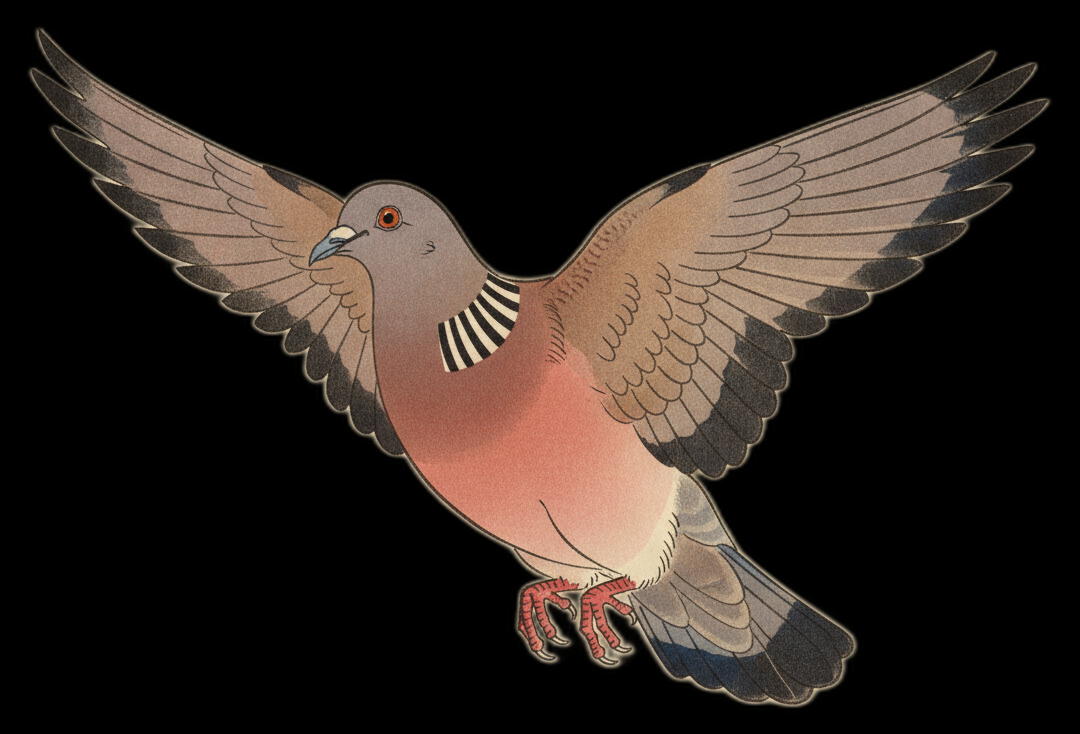
#> input picture avian/assets/illustrations/patagioenas-picazuro-2.png, 1080 x 734 px
$ python -i build_birds_of_america.py   (imports and definitions only)
#> lines starting #> are read from the running program, lines starting #| are printed output that depends on the picture
#!/usr/bin/env python3
"""Build a source-bound historical artwork release; never publish it.

The approved study remains immutable. Station derivatives use deterministic
Pillow RGBA resampling, never generative reconstruction. Every derivative links
back to the approved original and the library plate in provenance.json.
"""
from __future__ import annotations

import argparse
import hashlib
import io
import json
import sys
from collections import defaultdict
from pathlib import Path

from PIL import Image

ROOT = Path(__file__).resolve().parents[1]
sys.path.insert(0, str(ROOT / 'avian/scripts'))
import bundle_manager as manager

PACK_ID = 'official-birds-of-america'
RIGHTS_ID = 'LicenseRef-NoC-US'
RIGHTS_URI = 'http://rightsstatements.org/vocab/NoC-US/1.0/'
SOURCE_URL = 'https://digital.library.pitt.edu/collection/audubons-birds-america'
# BirdNET station spelling/labels; preserve historical and modern names in the
# source metadata. These are explicit compatibility aliases, not a new taxonomy.
ALIASES = {
    'Astur cooperii': 'Accipiter cooperii',
    'Astur atricapillus': 'Accipiter gentilis',
    'Hylatomus pileatus': 'Dryocopus pileatus',
    'Larus philadelphia': 'Chroicocephalus philadelphia',
    'Leuconotopicus borealis': 'Dryobates borealis',
    'Nannopterum auritus': 'Nannopterum auritum',
    'Passerculus henslowii': 'Centronyx henslowii',
    'Passerella arborea': 'Spizelloides arborea',
    'Porphyrio martinicus': 'Porphyrio martinica',
}
# Retain these in the historical collection, without advertising them as
# North American station species. Other identified birds in a mixed plate stay.
REGIONAL_EXCLUSIONS = {'Athene noctua', 'Phoebetria fusca'}
BLUEBIRD = 'plate-36-pitt-bluebird-repaired'
BLUEBIRD_SHA = 'e58bc656fbad5758f48aa13bfc581e03c89a834340ee47f82ce22bd4b5327a62'


def digest(data):
    return hashlib.sha256(data).hexdigest()


def write_json(path, value):
    path.parent.mkdir(parents=True, exist_ok=True)
    path.write_bytes(manager.canonical_json(value))


# [51 lines left out: functions station_png, release_index, not called in this run]


def build(source, output):
    study_path = source / 'exports/local-study-manifest.json'
    study = json.loads(study_path.read_text())
    if study['target_coverage']['uncovered_target_units'] or study['illustration_count'] != 831:
        raise ValueError('Expected the completed 831-image reviewed collection')
    rows, index, decisions = release_index(study)
    original_rights = study['source_rights']['source_collection']
    if original_rights['rights_statement_uri'] != RIGHTS_URI or original_rights['rights_statement_is_license']:
        raise ValueError('Source rights changed')
    output.mkdir(parents=True, exist_ok=True)
    objects = output / 'objects'
    objects.mkdir(exist_ok=True)
    cache_path = output / 'derivative-cache-1280.json'
    derivatives = {}
    by_original = json.loads(cache_path.read_text()) if cache_path.exists() else {}
    for cached in by_original.values():
        cached_path = objects / (cached['sha256'] + '.png')
        cached_raw = cached_path.read_bytes()
        if len(cached_raw) != cached['bytes'] or digest(cached_raw) != cached['sha256']:
            raise ValueError('Cached derivative no longer matches its checksum')
    referenced = {item for ids in index.values() for item in ids}
    for ordinal, (artwork_id, row) in enumerate(rows.items(), 1):
        # Keep unassigned historical artwork in the provenance census, but do
        # not attach it to a guessed modern station species.
        if artwork_id not in referenced:
            continue
        if digest((source / row['file']).read_bytes()) != row['sha256']:
            raise ValueError('Source changed after approval')
        if row['source_kind'] != 'pittsburgh' or row['review_status'] != 'checked':
            raise ValueError('Unapproved or alternate-source artwork')
        if row['sha256'] not in by_original:
            encoded, size = station_png(source / row['file'], row['sha256'])
            sha = digest(encoded)
            target = objects / f'{sha}.png'
            target.write_bytes(encoded)
            by_original[row['sha256']] = {'sha256': sha, 'bytes': len(encoded), 'size': size}
        derivatives[artwork_id] = by_original[row['sha256']]
        write_json(cache_path, by_original)
        if ordinal % 50 == 0:
            print(f'Prepared {ordinal}/{len(rows)} source records', flush=True)
    species = []
    mappings = []
    for scientific, ids in index.items():
        poses = []
        seen = set()
        # Full support compositions first, then individual alternatives. The
        # choice number is an illustration number, not a claim of flight.
        ids = sorted(ids, key=lambda item: ('composition' not in item, rows[item]['plate'], item))
        common = ''
        for artwork_id in ids:
            row, derivative = rows[artwork_id], derivatives[artwork_id]
            common = common or next((s.get('current_common_name') or '' for s in row['species_candidates'] if ALIASES.get(s.get('scientific_name'), s.get('scientific_name')) == scientific), '')
            if derivative['sha256'] in seen:
                continue
            seen.add(derivative['sha256'])
            pose = f'variant-{len(poses) + 1}'
            poses.append({'id': pose, 'file': manager.pose_path(scientific, pose), 'sha256': derivative['sha256'], 'bytes': derivative['bytes']})
            mappings.append({'scientific_name': scientific, 'pose': pose, 'artwork_id': artwork_id, **derivative})
        species.append({'scientific_name': scientific, 'common_name': common, 'poses': poses})
    manifest = {
        'format': manager.FORMAT_MANIFEST, 'format_version': 2,
        'id': PACK_ID, 'version': '1.0.0', 'name': 'Birds of America',
        'description': 'John James Audubon’s birds, with original flowers, branches and landscapes preserved. Multiple source-faithful illustration choices for North America.',
        'style': {'id': 'birds-of-america', 'name': 'Birds of America'},
        'coverage': {'type': 'region', 'label': 'North America', 'region_codes': ['US', 'CA', 'MX']},
        'species': species,
        'license': {'spdx': RIGHTS_ID, 'file': 'LICENSES/NoC-US.txt'},
        'attribution': {'creator': 'John James Audubon; Robert Havell; William Home Lizars', 'source_url': 'https://avianvisitors.com/bundles/birds-of-america'},
        'provenance': {'method': 'manual', 'review': 'human-reviewed'},
    }
    validated = manager.validate_manifest(manifest)
    raw = manager.canonical_json(manifest)
    manifest_hash = digest(raw)
    (output / 'manifests').mkdir(exist_ok=True)
    (output / 'manifests' / f'{manifest_hash}.json').write_bytes(raw)
    write_json(output / 'manifest.json', manifest)
    write_json(output / 'provenance.json', {
        'source_credit': study['source_credit'], 'source_collection_url': SOURCE_URL,
        'rights': study['source_rights'], 'study_manifest_sha256': digest(study_path.read_bytes()),
        'processing': {'operation': 'Premultiplied-alpha Lanczos resize; zero invisible RGB; metadata-free PNG', 'maximum_long_side': 1280, 'generative_editing': False},
        'station_aliases': ALIASES, 'release_decisions': decisions,
        'illustration_choices': mappings,
        'source_artwork': [{key: row[key] for key in ('id', 'plate', 'sha256', 'source_url', 'source_plate_sha256')} for row in rows.values()],
        'unassigned_artwork': sorted(set(rows) - referenced),
        'review': 'Assistant compared source pixels and repaired alpha; Teddy accepted the collection and requested publication. No claim of individual human approval for every file.',
    })
    chosen = []
    for name in ['Cardinalis cardinalis', 'Ardea herodias', 'Icterus galbula', 'Cyanocitta cristata', 'Meleagris gallopavo', 'Archilochus colubris']:
        bird = next((b for b in species if b['scientific_name'] == name), None)
        if bird:
            pose = bird['poses'][0]
            chosen.append({'scientific_name': name, 'common_name': bird['common_name'], 'pose': pose['id'], 'sha256': pose['sha256'], 'bytes': pose['bytes']})
    catalog = {
        'id': PACK_ID, 'version': '1.0.0', 'name': manifest['name'], 'description': manifest['description'],
        'creator': manifest['attribution']['creator'], 'repository_url': 'https://github.com/Twarner491/AvianVisitors',
        'coverage': {'label': 'North America', 'group': 'North America', 'region_codes': ['US', 'CA', 'MX']},
        'style': {**manifest['style'], 'category': 'Traditional', 'tags': ['audubon', 'historical', 'engraving', 'flowers', 'natural-history']},
        'species_count': len(species), 'species': [b['scientific_name'] for b in species], 'review': 'official',
        'availability': 'installable', 'manifest': {'url': manager.MANIFEST_BASE_URL + manifest_hash + '.json', 'sha256': manifest_hash, 'bytes': len(raw)},
        'archive_bytes': validated['total_bytes'], 'previews': chosen, 'license': RIGHTS_ID,
    }
    catalog_document = {'format': manager.FORMAT_CATALOG, 'format_version': 1, 'updated': '2026-10-12', 'object_base_url': manager.OBJECT_BASE_URL, 'packs': [catalog]}
    checked_catalog = manager.validate_catalog(catalog_document)
    manager.verify_catalog_manifest(checked_catalog['packs'][0], validated, manifest_hash)
    write_json(output / 'catalog.json', catalog_document)
    report = {'species': len(species), 'choices': len(mappings), 'unique_objects': len(by_original), 'object_bytes': sum(d['bytes'] for d in by_original.values()), 'manifest_sha256': manifest_hash, 'unassigned_artwork': sorted(set(rows) - referenced)}
    write_json(output / 'build-report.json', report)
    print(json.dumps(report, indent=2))


# [6 lines not run here, left out]

>>> import cv2
>>> picture = cv2.imread('../avian/assets/illustrations/patagioenas-picazuro-2.png', cv2.IMREAD_GRAYSCALE)
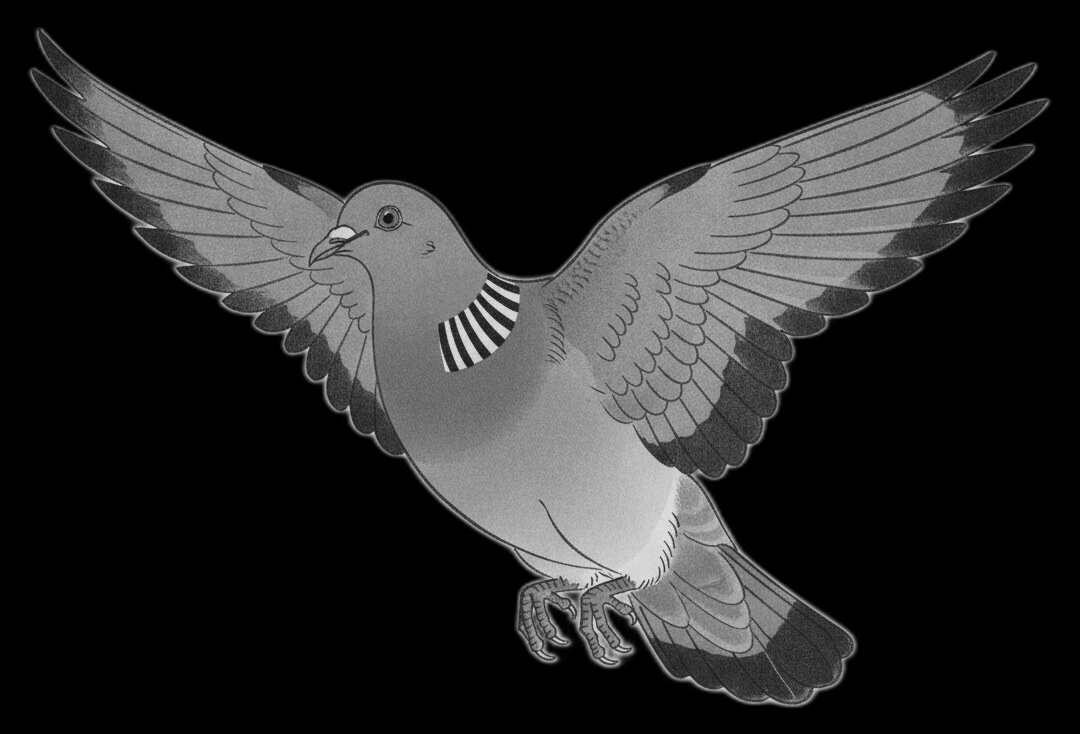
#> picture: shape (734, 1080); min 0, max 230, mean 39.4
>>> result = build(picture, 'out.png')
#> (the run stopped early here; a loop or call above may not have finished)

$ run again, on avian/assets/illustrations/agelaioides-badius.png
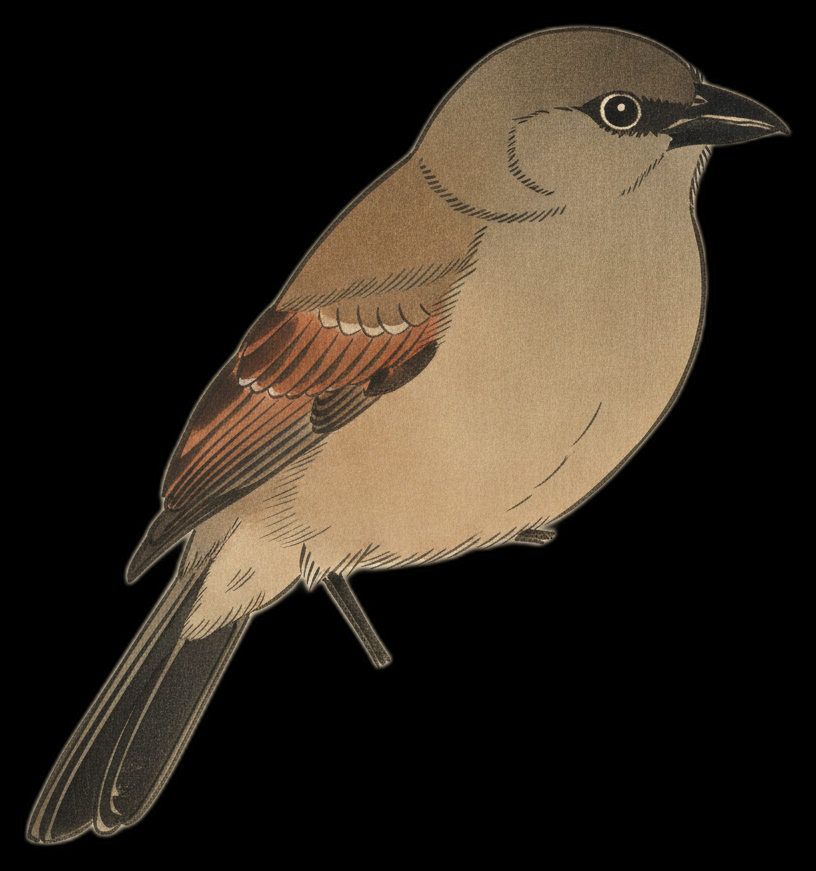
#> input picture avian/assets/illustrations/agelaioides-badius.png, 816 x 871 px
#> `picture = cv2.imread('../avian/assets/illustrations/patagioenas-picazu..`:
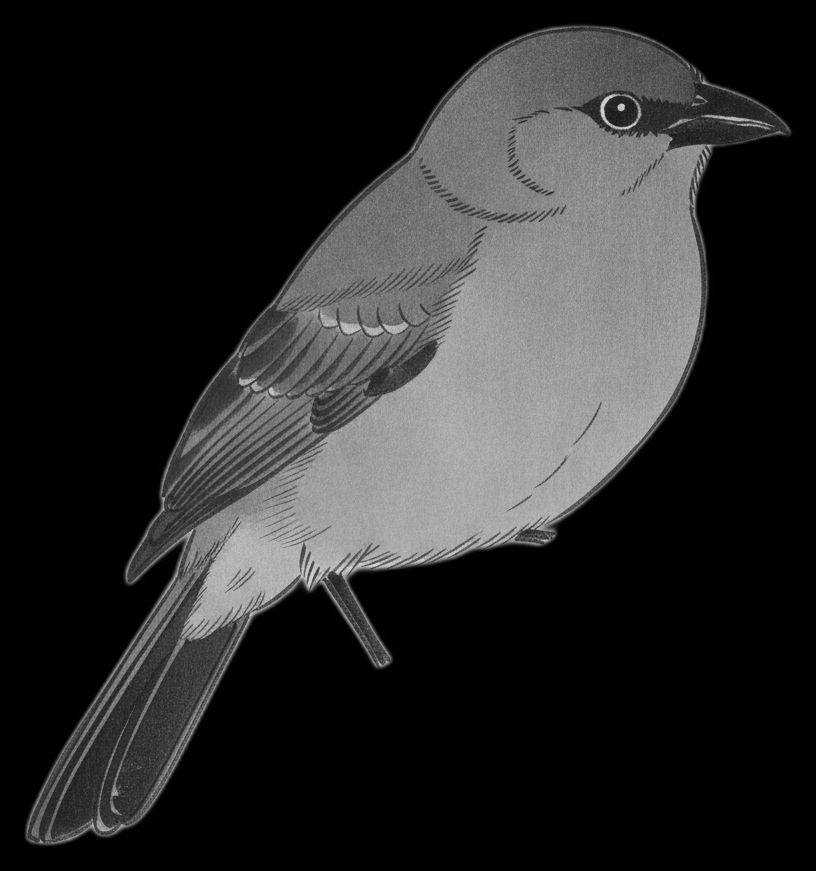
#> picture: shape (871, 816); min 0, max 225, mean 41.1

$ run again, on avian/assets/illustrations/aramides-cajaneus-2.png
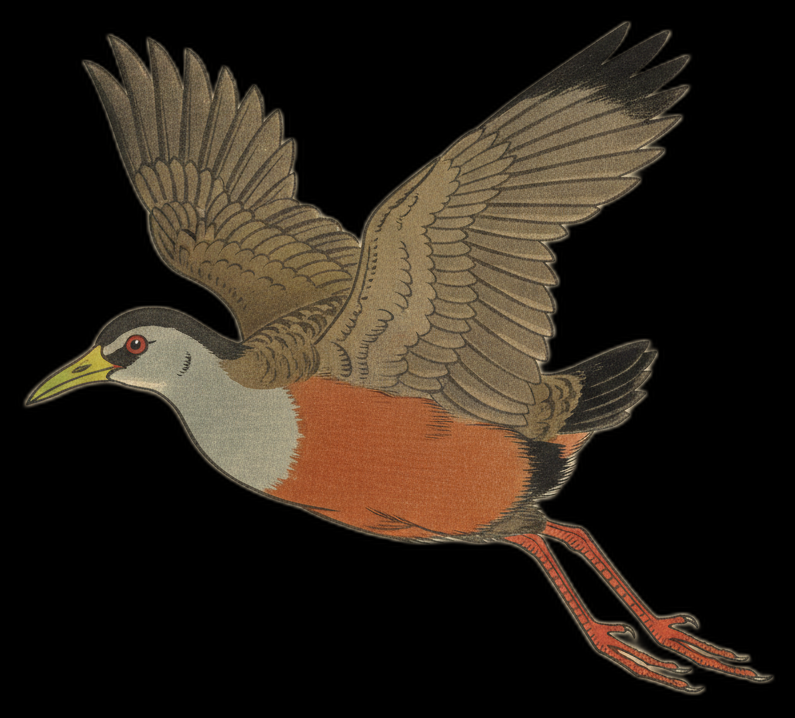
#> input picture avian/assets/illustrations/aramides-cajaneus-2.png, 795 x 718 px
#> `picture = cv2.imread('../avian/assets/illustrations/patagioenas-picazu..`:
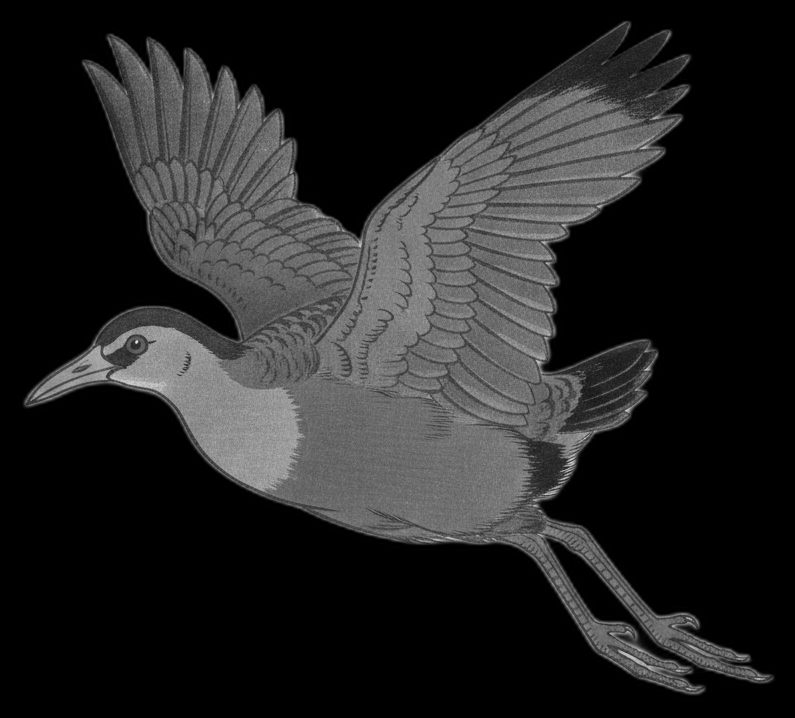
#> picture: shape (718, 795); min 0, max 230, mean 35.4

$ run again, on avian/assets/illustrations/aramides-cajaneus.png
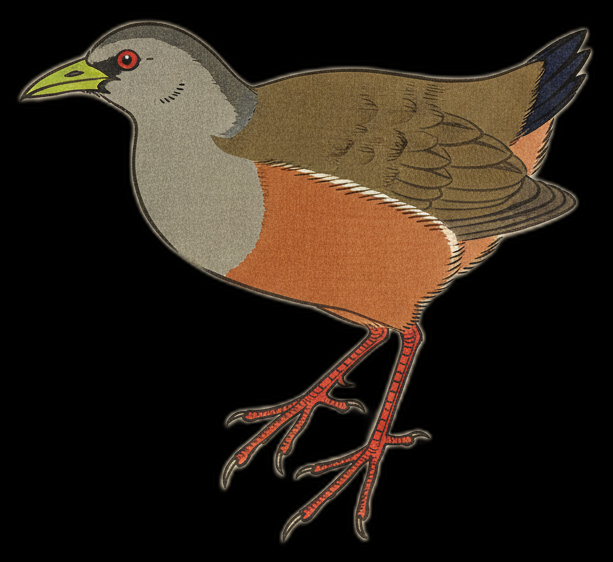
#> input picture avian/assets/illustrations/aramides-cajaneus.png, 613 x 562 px
#> `picture = cv2.imread('../avian/assets/illustrations/patagioenas-picazu..`:
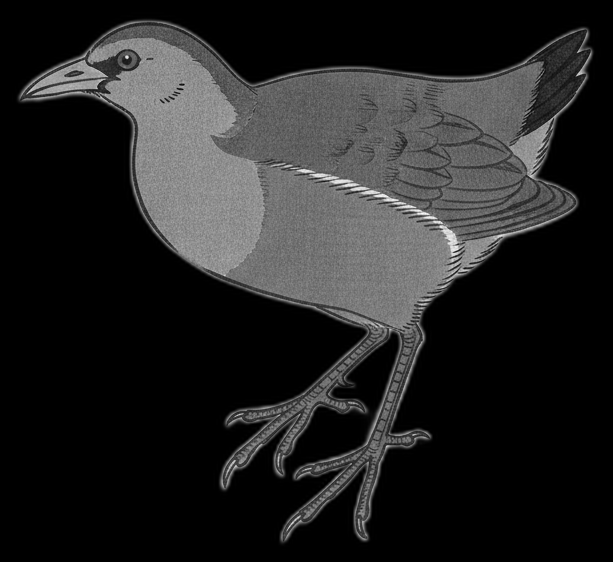
#> picture: shape (562, 613); min 0, max 251, mean 35.9
